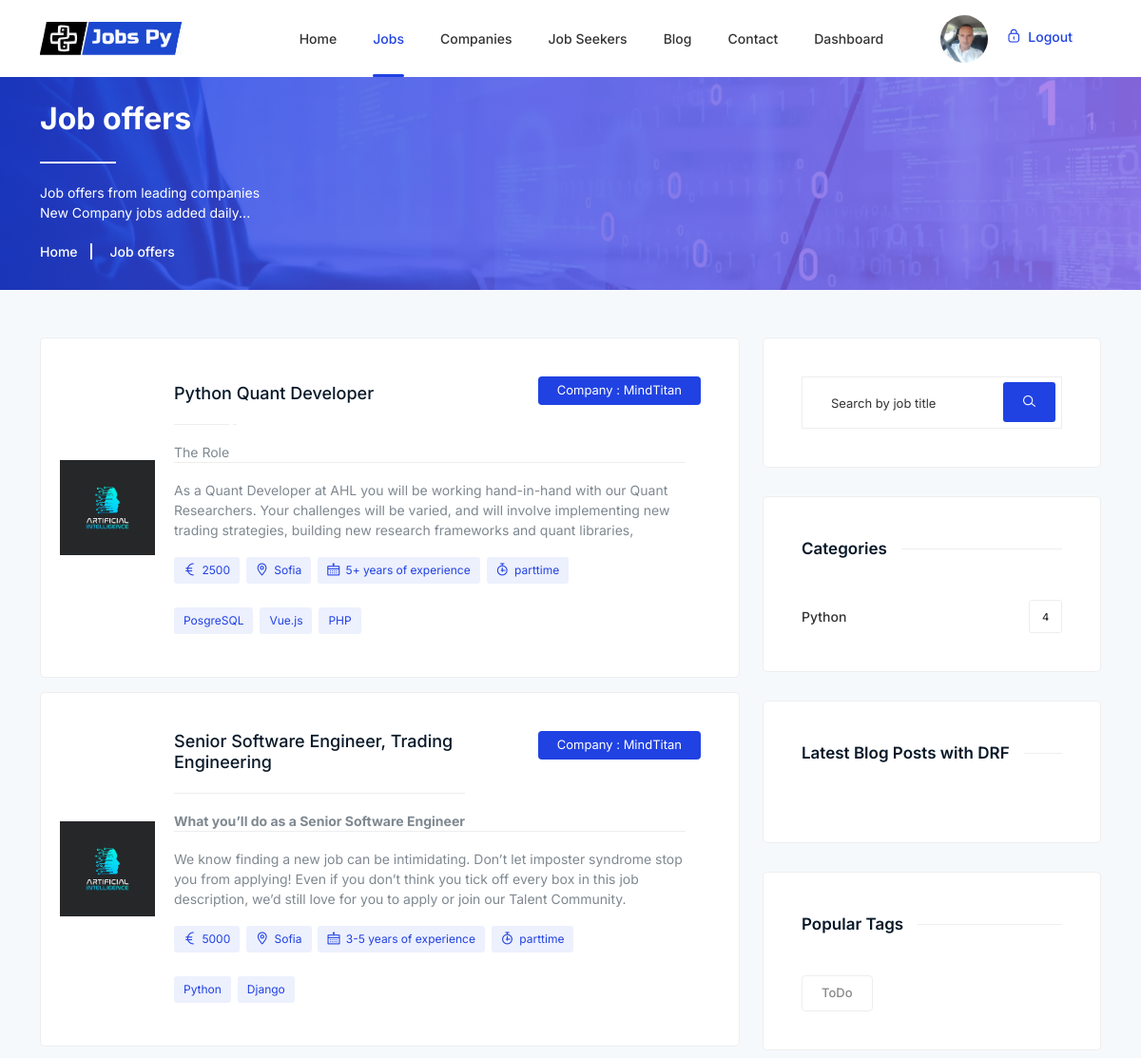
Page /jobs/ (signed in, upper part) on the earlier database version.
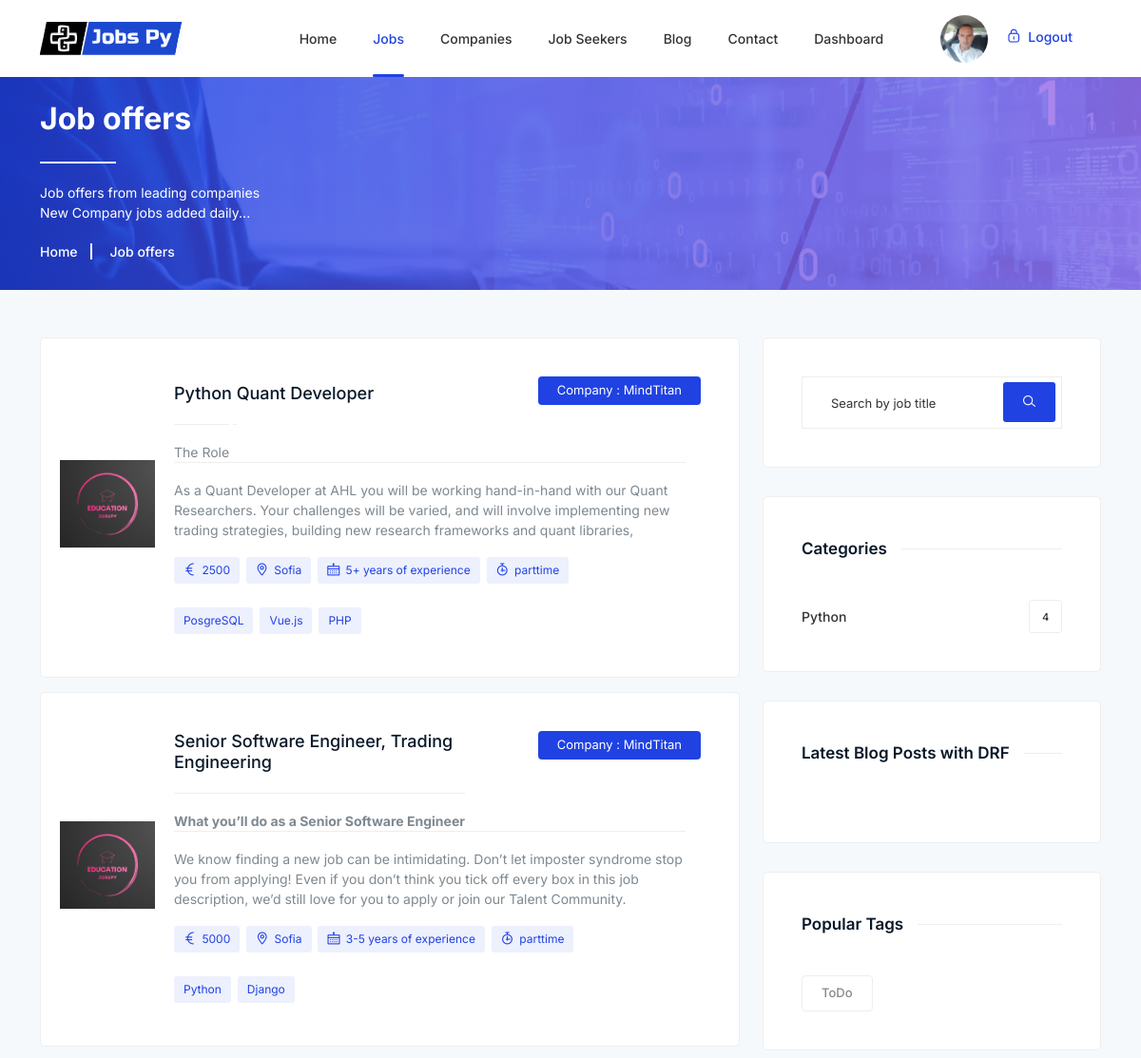
Same page on the later database version.
### jobsPy/jobs/models.py (models this page shows, shortened)
class Job(models.Model):
    user = models.ForeignKey(UserModel,  on_delete=models.CASCADE)
    title = models.CharField(max_length=300)
    slug = models.SlugField(allow_unicode=True, max_length=100, unique=True)
    category = models.ForeignKey(Category,  on_delete=models.CASCADE)
    seniority = models.ForeignKey(Seniority, on_delete=models.SET_NULL, blank=True, null=True)
    description = RichTextField(null=False, blank=False)
    responsibilities = RichTextField(null=False, blank=False)
    benefits = RichTextField(null=True, blank=True)
    job_image = models.ImageField(null=True, blank=True, upload_to="jobs/image", default="images/default/default.jpg")
    vacancy = models.IntegerField(null=True, blank=True)
    location = models.CharField(max_length=300,)
    job_type = models.CharField(choices=JOB_TYPE, max_length=10)
    salary = models.CharField(max_length=30, blank=True)
    deadline = models.DateField()
    is_published = models.BooleanField(default=True)
    created_at = models.DateTimeField(auto_now_add=True)
    modified_at = models.DateTimeField(auto_now=True)
    needed_skills = models.ManyToManyField(Skills, related_name="needed_skills")

### jobsPy/company/models.py (models this page shows, shortened)
class CompanyProfile(models.Model):
    user = models.OneToOneField(UserModel, on_delete=models.CASCADE, primary_key=True, related_name="company")
    name = models.CharField(max_length=40, null=False, blank=False)
    description = RichTextField(null=False, blank=False)
    location = models.CharField(max_length=40, null=False, blank=False)
    phone = models.CharField(max_length=20, null=True, blank=True)
    address = models.CharField(null=False, blank=False, max_length=200)
    email = models.EmailField(max_length=254, null=False, blank=False)
    image = models.ImageField(null=True, blank=True, upload_to="company/image")
    website_url = models.URLField(max_length=200, null=True, blank=True)
    linkedin_url = models.URLField(max_length=200, null=True, blank=True)
    facebook_url = models.URLField(max_length=200, null=True, blank=True)
    employees = models.PositiveIntegerField(null=False, blank=False)
    foundation_year = models.PositiveIntegerField(null=False, blank=False)
    skills = models.ManyToManyField(Skills, related_name="Technologies")
    activated = models.BooleanField(default=False)

### jobsPy/main/models.py (models this page shows)
class Seniority(models.Model):
    name = models.CharField(max_length=100)
    def __str__(self):
        return self.name

### jobsPy/jobs/views.py (the view)
# urls.py: path("", AllJobsView.as_view(), name="all-jobs"),
class AllJobsView(ListView):
    model = Job
    template_name = "jobs/jobs_list.html"
    paginate_by = 10
    def get_queryset(self):
        query = self.request.GET.get('q')
        if query:
            return Job.objects.filter(Q(title__icontains=query))
        else:
            return Job.objects.all()
    def get_context_data(self, **kwargs):
        context = super().get_context_data(**kwargs)
        context["category"] = Category.objects.all()
        context['search_query'] = self.request.GET.get('q', '')
        return context

### templates/jobs/jobs_list.html (shortened to what this page needs)
{% extends 'base.html' %}
{% load static %}
{% block main_content %}
    <div class="breadcrumbs overlay">
        <div class="container">
            <div class="row">
                <div class="col-12">
                    <div class="breadcrumbs-content">
                        <h1 class="page-title">Job offers</h1>
                        <p>Job offers from leading companies <br>
                           New Company jobs added daily...</p>
                    </div>
                    <ul class="breadcrumb-nav">
                        <li><a href="{% url 'index' %}">Home</a></li>
                        <li>Job offers</li>
                    </ul>
                </div>
            </div>
        </div>
    </div>
    <section class="section blog-single">
        <div class="container">
            <div class="row">
                <div class="col-lg-8">
                          {% for job in job_list %}
                        <div class="single-job">
                            <div class="job-image-list">
            {% if job.user.company.image %}
                                <img src="{{ job.user.company.image.url }}" alt="#">
                                {% else %}
                 <img src="{% static 'images/jobs/category-2.jpg' %}" alt="{{ company.name }} Image">
                                {% endif %}
                            </div>
                            <div class="job-content">
                                <h4><a href="{% url 'job_details' job.pk %}">{{ job.title }}</a></h4>
                                <div class="truncate-overflow-jobs">
                                <p>{{ job.description|safe|default_if_none:"nothing" }}</p>
                                </div>
                                <ul>
                                    <li><i class="lni lni-euro"></i> {{ job.salary }} </li>
                                    <li><i class="lni lni-map-marker"></i> {{ job.location }}</li>
                                    <li><i class="lni lni-calendar"></i> {{ job.seniority }}</li>
                                    <li><i class="lni lni-timer"></i> {{ job.job_type }}</li>
                                </ul>
                                <ul>
                                                            {% for skill in job.needed_skills.all %}
                                                <li><span>{{ skill.name }}</span></li>
                                        {% endfor %}
                            </ul>
                            </div>
                            <div class="job-button">
                                    <a class="company-link" href="{% url 'company-details' job.user.company.pk %}"><span>Company : {{ job.user.company.name }}</span></a></li>
                            </div>
                        </div>
                    {% endfor %}
                </div>
                <aside class="col-lg-4 col-md-12 col-12">
                    <div class="sidebar">
                            <div class="widget search-widget">
                             <form method="get" action="{% url 'all-jobs' %}">
                                <input type="text" name="q" placeholder="Search by job title">
                                <button type="submit"><i class="lni lni-search-alt"></i></button>
                            </form>
                        </div>
                        {% include "jobs/category_slide.html" %}
                        <div class="widget popular-feeds">
                            <h5 class="widget-title"><span>Latest Blog Posts with DRF</span></h5>
                        </div>
                        <div class="widget popular-tag-widget">
                            <h5 class="widget-title"><span>Popular Tags</span></h5>
                            <div class="tags">
                                <a href="#">ToDo</a>
                            </div>
                        </div>
                    </div>
                </aside>
            </div>
        </div>
    </section>
{% endblock %}

Differences in the rows shown:
changed through a linked row, Job "Python Quant Developer": user.company.image: a different picture
changed Job "Senior Software Engineer, Trading Engineering": user.company.image: a different picture
